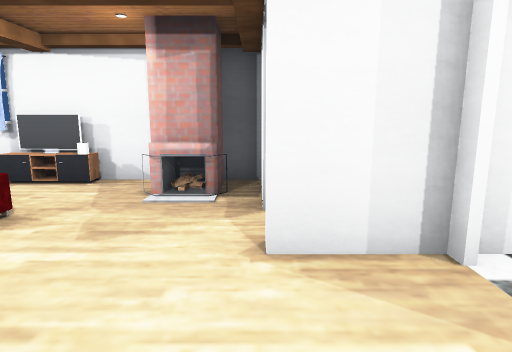
[1] (above)

15 first-person views from a walk through a scene from a Unity 3-D project. The camera is 1.3 m above the floor, tilts 10° down and sees 75° across. Doors are open. The floor is counted in squares, 1 m on a side. Each view is taken from the middle of a square. On the plan, view 1 faces up. The plan holds only what a view shows up to about 14 squares ahead; the rest is blank. The player is left out. Some surface patterns are stand-ins.

[2]
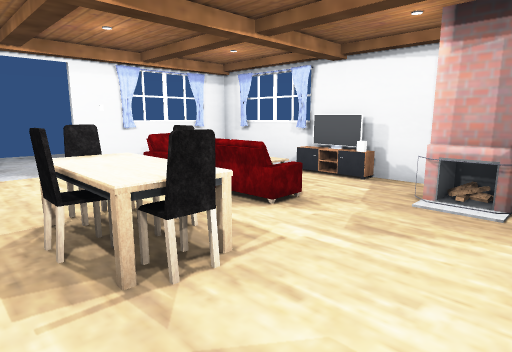

[3]
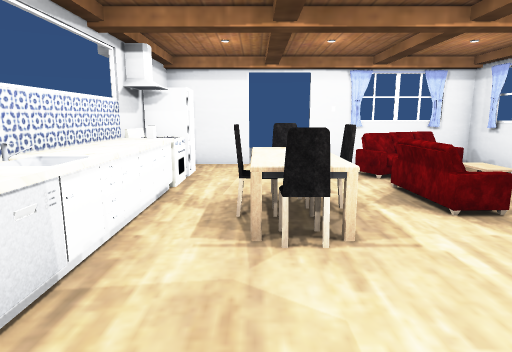

[4]
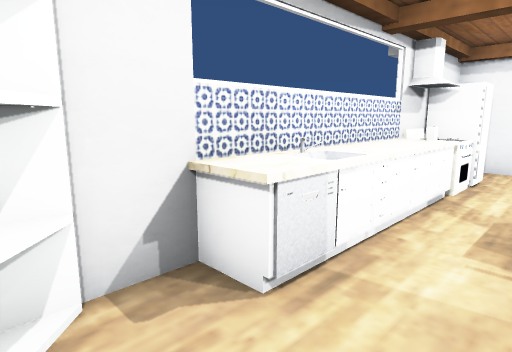

[5]
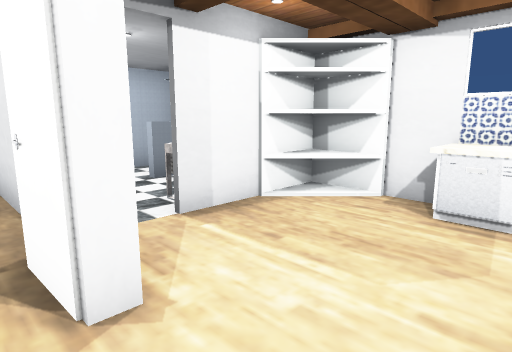

[6]
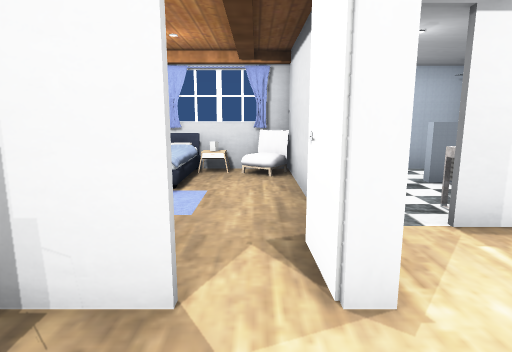

[7]
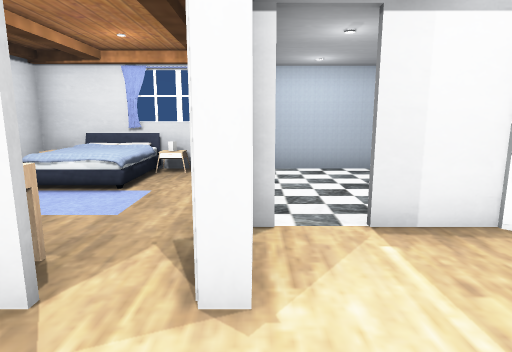

[8]
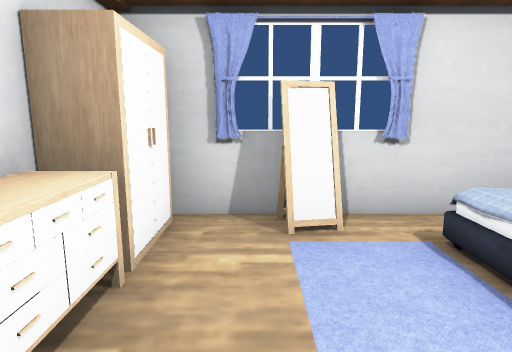

[9]
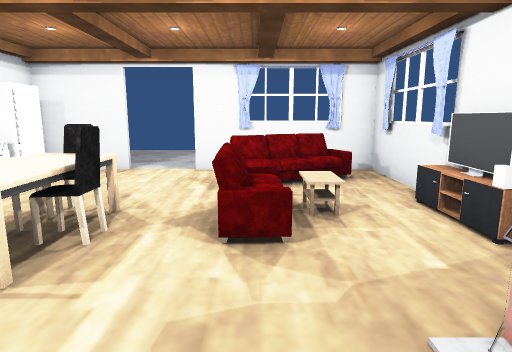

[10]
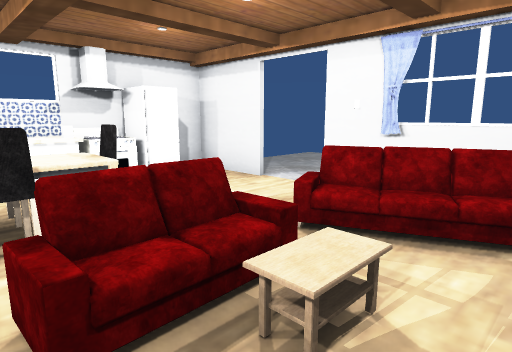

[11]
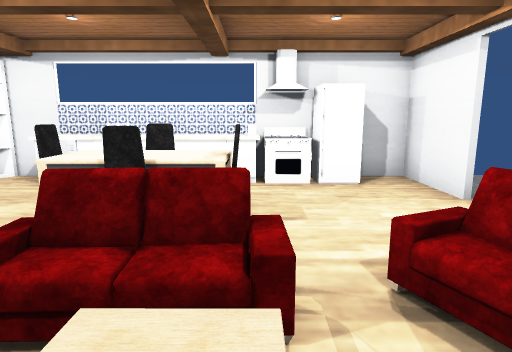

[12]
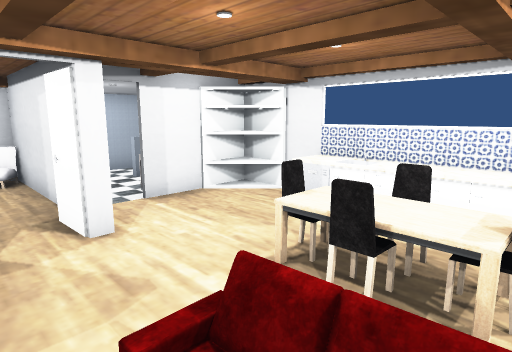

[13]
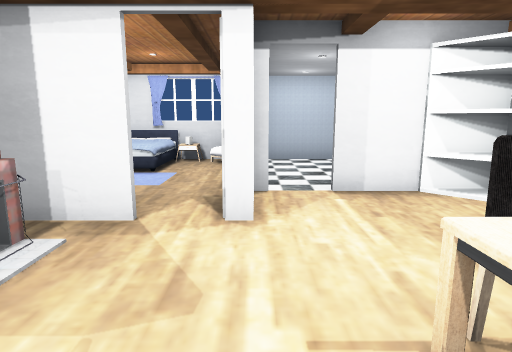

[14]
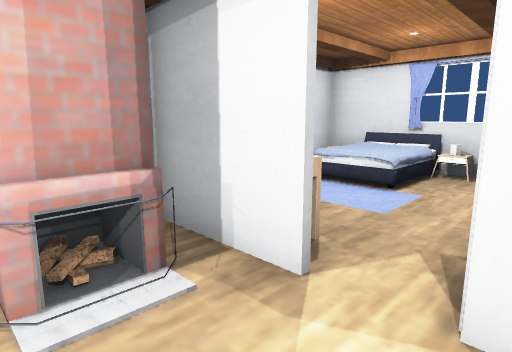

[15]
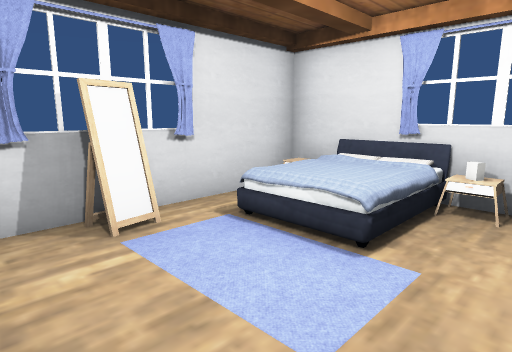

### Floor plan
Points are (right, up) in squares from view 1. A wall is a line through its corners. A room is listed if a view was taken in it or the views show most of it. See-through windows are left out.
Room 1 (views 1, 2, 3, 4, 5, 6, 7, 9, 10, 11, 12, 13, 14, 15)
walls: (0.1, 4.5) (0.1, 6.5); (-5.3, 6.9) (-8.3, 6.9); (-0.4, 7) (-2.6, 6.9); (1.9, 3) (0.1, 3) (0.1, 3.4) (1.4, 3.5); (1.8, 0.5) (1.8, 1.8); (0.3, -1.3) (1.5, -0.2); (-8.3, 0.9) (-8.3, -1.4) (1.8, -1.4) (1.8, -0.4); (-8.3, 5.4) (-8.3, 2.4)
ways out: opening at (1, 4) to room 2; open door at (-8, 1.5); open door at (2.5, 2)
objects: other object (-7, -1); other object (-7, 4) to (-6, 5); other object (-6, -1); other object (-5, -1); other object (-5, 1) to (-5, 2); other object (-5, 4) to (-3, 4); other object (-5, 7); other object (-4, -1) to (-1, -1); other object (-4, 1) to (-3, 1); other object (-4, 2) to (-3, 2); other object (-4, 7); other object (-3, 7); other object (-2, 1) to (-2, 2); other object (-2, 5) to (-1, 6); other object (2, 0) to (3, 0)
Room 2 (view 8)
walls: (3, 7.7) (2.9, 7.9); (2.3, 7.8) (2.3, 8.2); (2.9, 8) (2.3, 7.9); (2.5, 3.2) (6.5, 3.2) (6.5, 8.4) (0.7, 8.4)
low walls: (2.9, 7.9) (2.3, 7.8)
ways out: opening at (1, 4) to room 1
objects: other object (0, 7) to (1, 8); other object (1, 5) to (1, 6); other object (4, 6) to (4, 7); other object (6, 7)

Where each view was taken, in squares from view 1:
view 1: 0 up, 0 right, facing up
view 2: 0 up, 0 right, facing up-left
view 3: 1 up, 1 right, facing left
view 4: 1 up, 1 right, facing down-left
view 5: 4 up, 2 left, facing down-right
view 6: 4 up, 2 left, facing right
view 7: 3 up, 2 left, facing right
view 8: 4 up, 2 right, facing up
view 9: 4 up, 0 right, facing left
view 10: 6 up, 3 left, facing down-left
view 11: 6 up, 5 left, facing down
view 12: 5 up, 5 left, facing down-right
view 13: 3 up, 4 left, facing right
view 14: 3 up, 2 left, facing up-right
view 15: 4 up, 1 right, facing up-right
